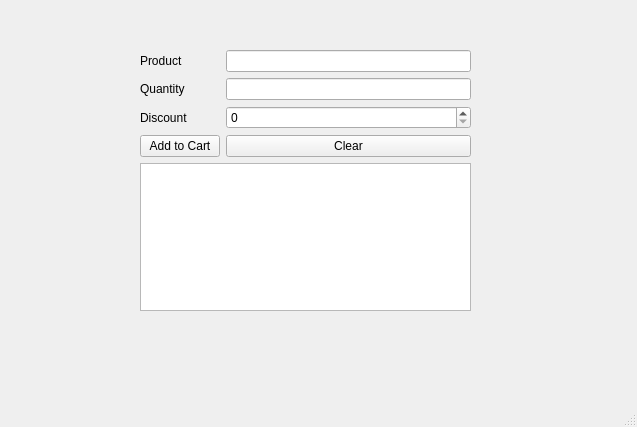
<?xml version="1.0" encoding="UTF-8"?>
<ui version="4.0">
 <class>MainWindow</class>
 <widget class="QMainWindow" name="MainWindow">
  <property name="geometry">
   <rect>
    <x>0</x>
    <y>0</y>
    <width>637</width>
    <height>427</height>
   </rect>
  </property>
  <property name="windowTitle">
   <string>MainWindow</string>
  </property>
  <widget class="QWidget" name="centralwidget">
   <widget class="QWidget" name="formLayoutWidget">
    <property name="geometry">
     <rect>
      <x>140</x>
      <y>50</y>
      <width>331</width>
      <height>261</height>
     </rect>
    </property>
    <layout class="QFormLayout" name="formLayout">
     <item row="0" column="0">
      <widget class="QLabel" name="productLabel">
       <property name="styleSheet">
        <string notr="true">font: 8pt &quot;Poppins&quot;;</string>
       </property>
       <property name="text">
        <string>Product</string>
       </property>
      </widget>
     </item>
     <item row="1" column="0">
      <widget class="QLabel" name="quantityLabel">
       <property name="styleSheet">
        <string notr="true">font: 8pt &quot;Poppins&quot;;</string>
       </property>
       <property name="text">
        <string>Quantity</string>
       </property>
      </widget>
     </item>
     <item row="1" column="1">
      <widget class="QLineEdit" name="quantityLineEdit">
       <property name="styleSheet">
        <string notr="true">font: 8pt &quot;Poppins&quot;;</string>
       </property>
      </widget>
     </item>
     <item row="2" column="0">
      <widget class="QLabel" name="discountLabel">
       <property name="styleSheet">
        <string notr="true">font: 8pt &quot;Poppins&quot;;</string>
       </property>
       <property name="text">
        <string>Discount</string>
       </property>
      </widget>
     </item>
     <item row="2" column="1">
      <widget class="QSpinBox" name="discountSpinBox">
       <property name="styleSheet">
        <string notr="true">font: 8pt &quot;Poppins&quot;;</string>
       </property>
      </widget>
     </item>
     <item row="3" column="0">
      <widget class="QPushButton" name="pushButton">
       <property name="styleSheet">
        <string notr="true">font: 8pt &quot;Poppins&quot;;</string>
       </property>
       <property name="text">
        <string>Add to Cart</string>
       </property>
      </widget>
     </item>
     <item row="3" column="1">
      <widget class="QPushButton" name="pushButton_2">
       <property name="styleSheet">
        <string notr="true">font: 8pt &quot;Poppins&quot;;</string>
       </property>
       <property name="text">
        <string>Clear</string>
       </property>
      </widget>
     </item>
     <item row="4" column="0" colspan="2">
      <widget class="QListView" name="listView">
       <property name="styleSheet">
        <string notr="true">font: 8pt &quot;Poppins&quot;;</string>
       </property>
      </widget>
     </item>
     <item row="0" column="1">
      <widget class="QLineEdit" name="productLineEdit">
       <property name="styleSheet">
        <string notr="true">font: 8pt &quot;Poppins&quot;;
</string>
       </property>
      </widget>
     </item>
    </layout>
   </widget>
  </widget>
  <widget class="QMenuBar" name="menubar">
   <property name="geometry">
    <rect>
     <x>0</x>
     <y>0</y>
     <width>637</width>
     <height>22</height>
    </rect>
   </property>
  </widget>
  <widget class="QStatusBar" name="statusbar"/>
 </widget>
 <resources/>
 <connections/>
</ui>
